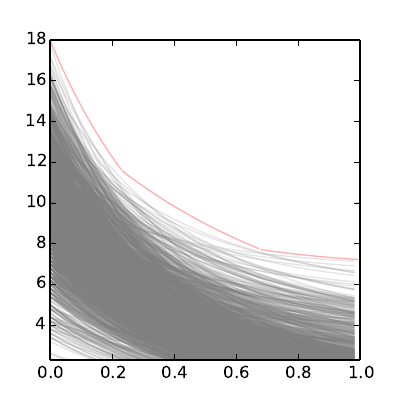

Source code (Python):
import pdb
import random
from crange import *
from matplotlib import pyplot as plt
random.seed(.2)


class Cluster(object):
  _id = 0
  def __init__(self, tops, bots):
    self.id = Cluster._id
    Cluster._id += 1

    self.tops = tops
    self.bots = bots
    self.c_range = [0.0, 1]
    pairs = zip(self.tops, self.bots)
    self.inf_func = lambda c: np.mean([t/pow(b,c) for t,b in pairs])

  def clone(self):
    c = Cluster(self.tops, self.bots)
    c.c_range = list(self.c_range)
    return c


  def __str__(self):
    return "%d\t%s\t%s\t%.4f, %.4f\t%.4f - %.4f" % (self.id, self.tops, self.bots, self.c_range[0], self.c_range[1],
        self.inf_func(0), self.inf_func(1))

clusters = []
top, bot = 1, 1
for i in xrange(1500):
  tops = [float(random.randint(0, 20)) for i in xrange(5)]
  bots = [float(random.randint(1, 20)) for i in xrange(5)]
  clusters.append(Cluster(tops, bots))



get_frontier = Frontier([0,1])
frontier, removed = get_frontier(clusters)
frontier = list(frontier)
removed = list(removed)


def frange(b):
  return (np.arange(50) / 50. * r_vol(b)) + b[0]

def render(ax, c, xs, color='grey', alpha=0.3):
  ys = map(c.inf_func, xs)
  ax.plot(xs, ys, alpha=alpha, color=color)

fig = plt.figure(figsize=(4, 4))
ax = fig.add_subplot(111)
xs = frange([0, 1])
miny = min([min(c.inf_func(xs[0]), c.inf_func(xs[1])) for c in clusters])
maxy = max([max(c.inf_func(xs[0]), c.inf_func(xs[1])) for c in clusters])
ax.set_xlim(0, 1)
ax.set_ylim(miny, maxy)

for c in removed:
  render(ax, c, xs, color='grey', alpha=.2)
for c in frontier:
  render(ax, c, frange(c.c_range), color='red')
fig.savefig('test.pdf')



for c in frontier:
  print c
print 'removed'
for c in removed:
  print c

a = frontier[0]
if removed:
  b = removed[-1]
  a.c_range = [0., 1.]
  b.c_range = [0., 1.]
  get_frontier.intersect_ranges(a, b)

